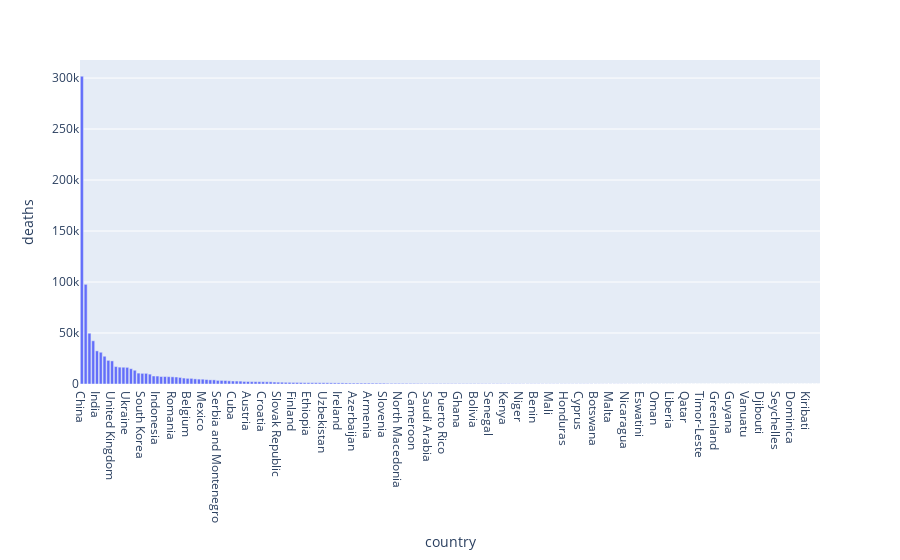

Notebook cell for this chart:
### Code cell
df_females = max_avg_num_males
fig = px.bar(df_females, x = "country", y = "deaths")
fig.show()

### Figure 1 — Plotly figure (JSON) as saved in the notebook; plotly's stock layout.template omitted (floating-point values rounded to 4 significant figures; data arrays with more than 128 entries replaced by an {"elided": "..."} marker saying what was removed)
{"data": [{"alignmentgroup": "True", "hovertemplate": "country=%{x}<br>deaths=%{y}<extra></extra>", "legendgroup": "", "marker": {"color": "#636efa", "pattern": {"shape": ""}}, "name": "", "offsetgroup": "", "orientation": "v", "showlegend": false, "textposition": "auto", "type": "bar", "x": {"elided": "196 str values"}, "xaxis": "x", "y": {"elided": "196 float values"}, "yaxis": "y"}], "layout": {"barmode": "relative", "legend": {"tracegroupgap": 0}, "margin": {"t": 60}, "xaxis": {"anchor": "y", "domain": [0, 1], "title": {"text": "country"}}, "yaxis": {"anchor": "x", "domain": [0, 1], "title": {"text": "deaths"}}}}
